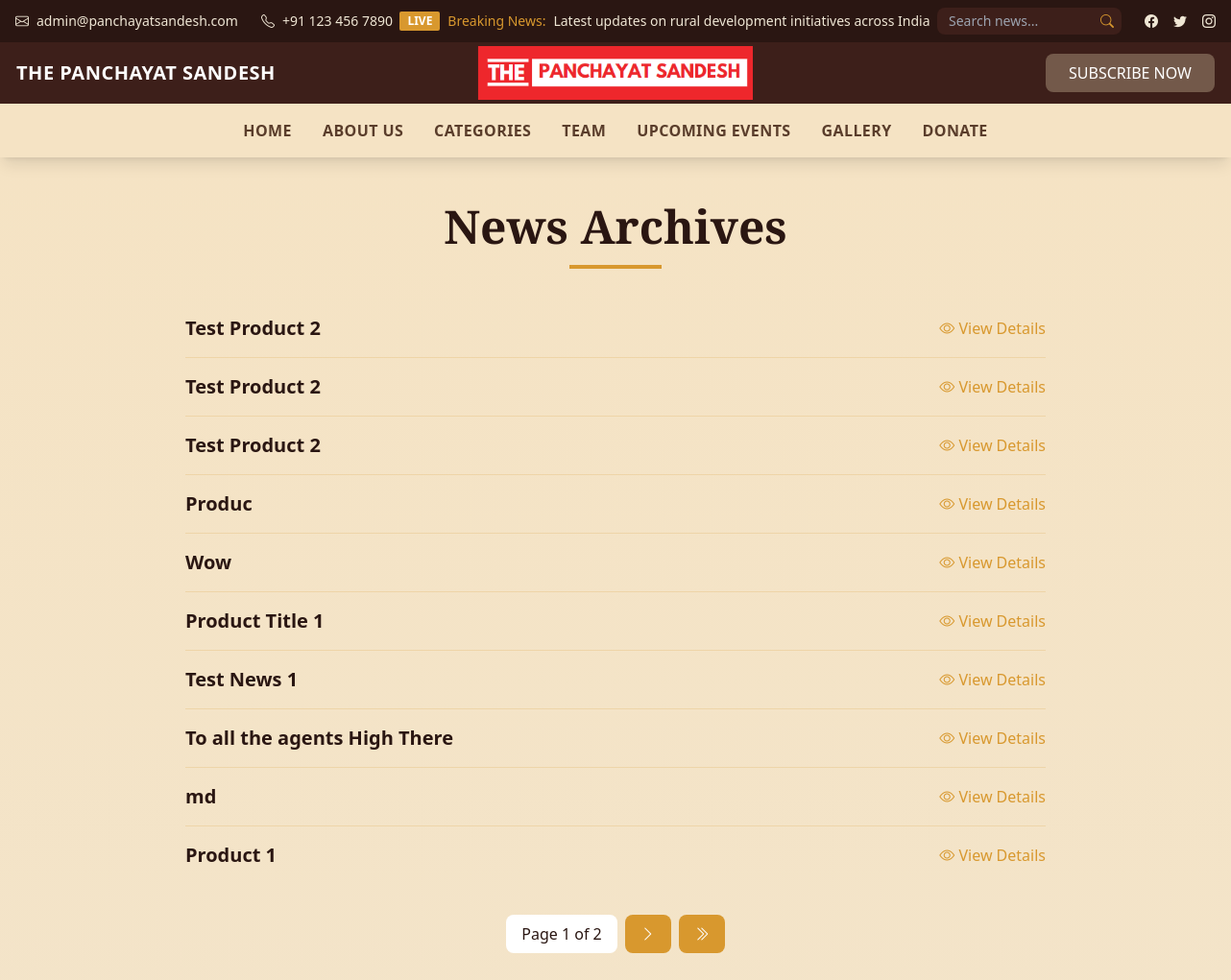
/archives/, run on the app's committed database.
### news_app/models.py (models this page shows, shortened)
class ArchiveNews(models.Model):
    news_id = models.UUIDField(primary_key=True, default = uuid.uuid4, editable=False)
    title = models.CharField(max_length = 100)
    news_type = models.CharField(max_length = 100, default = 'Archive News')
    description = models.TextField()
    content = models.TextField()
    images = models.ImageField(upload_to="images/archive-news/")
    author = models.CharField(max_length = 100, default = 'Government of India')
    created_at = models.DateTimeField(null = True, blank=True, default = timezone.now)
    views = models.PositiveIntegerField(default=0)
    comments = models.PositiveIntegerField(default=0)

### news_app/views.py (the view)
# urls.py: path('archives/', ArchivesView.as_view(), name='archives'),
class ArchivesView(TemplateView):
    template_name = 'archives.html'
    def get_context_data(self, **kwargs):
        context = super().get_context_data(**kwargs)
        archive_news = ArchiveNews.objects.all().order_by('-created_at')
        for news in archive_news:
            news.views = news.views + 1
            news.save()
        paginator = Paginator(archive_news, 10)  # Show 10 items per page
        page = self.request.GET.get('page', 1)
        try:
            archive_news = paginator.page(page)
        except:
            archive_news = paginator.page(paginator.num_pages)
        context['archive_news'] = archive_news
        context['paginator'] = paginator
        return context

### templates/archives.html (shortened to what this page needs)
{% extends 'base.html' %}
{% load static %}
{% block content %}
<script src="https://cdn.tailwindcss.com"></script>
<link rel="stylesheet" href="https://cdn.jsdelivr.net/npm/bootstrap-icons@1.11.1/font/bootstrap-icons.css">
<div class="bg-gradient-to-b from-[#f5e3c4] to-[#efe6d4] min-h-screen py-12 px-4">
    <div class="container mx-auto">
        <div class="text-center mb-12">
            <h1 class="text-4xl md:text-5xl font-bold text-[#2a1612] mb-4" style="font-family: 'Merriweather', serif;">News Archives</h1>
            <div class="w-24 h-1 bg-[#d8982e] mx-auto mb-4"></div>
        </div>
        <div class="max-w-4xl mx-auto">
            <ul class="list-none">
                {% if archive_news %}
                    {% for news in archive_news %}
                        <li class="mb-4">
                            <div class="flex justify-between items-center">
                                <h2 class="text-xl font-bold text-[#2a1612]">{{ news.title }}</h2>
                                <button onclick="openNewsModal('{{ news.title|escapejs }}', '{{ news.content|escapejs }}', '{{ news.description|escapejs }}', '{% if news.images %}{{ news.images.url }}{% endif %}', '{{ news.created_at|date:"M d, Y" }}', '{{ news.category.name|default:"" }}', '{{ news.views }}', '{{ news.comments.count }}', '{{ news.id }}')" class="text-[#d8982e] hover:text-[#b77924] transition-colors duration-300">
                                    <i class="bi bi-eye"></i> View Details
                                </button>
                            </div>
                            {% if not forloop.last %}
                                <div class="border-b border-[#d8982e]/20 my-4"></div>
                            {% endif %}
                        </li>
                    {% endfor %}
                {% endif %}
            </ul>
        </div>
        {% if archive_news.paginator.num_pages > 1 %}
        <div class="flex justify-center space-x-2 mt-12">
            <span class="px-4 py-2 bg-white text-[#2a1612] rounded-lg">
                Page {{ archive_news.number }} of {{ archive_news.paginator.num_pages }}
            </span>
            {% if archive_news.has_next %}
                <a href="?page={{ archive_news.next_page_number }}" class="px-4 py-2 bg-[#d8982e] text-white rounded-lg hover:bg-[#b77924] transition-colors duration-300">
                    <i class="bi bi-chevron-right"></i>
                </a>
                <a href="?page={{ archive_news.paginator.num_pages }}" class="px-4 py-2 bg-[#d8982e] text-white rounded-lg hover:bg-[#b77924] transition-colors duration-300">
                    <i class="bi bi-chevron-double-right"></i>
                </a>
            {% endif %}
        </div>
        {% endif %}
    </div>
</div>
{% endblock %}

### data on the page
ArchiveNews: title "Test Product 2"
ArchiveNews: title "Test Product 2"
ArchiveNews: title "Test Product 2"
ArchiveNews: title "Produc"
ArchiveNews: title "Wow"
ArchiveNews: title "Product Title 1"
ArchiveNews: title "Test News 1"
ArchiveNews: title "To all the agents High There"
ArchiveNews: title "md"
ArchiveNews: title "Product 1"

### other printed values
{{ archive_news.number }} "1"
{{ archive_news.paginator.num_pages }} "2"
